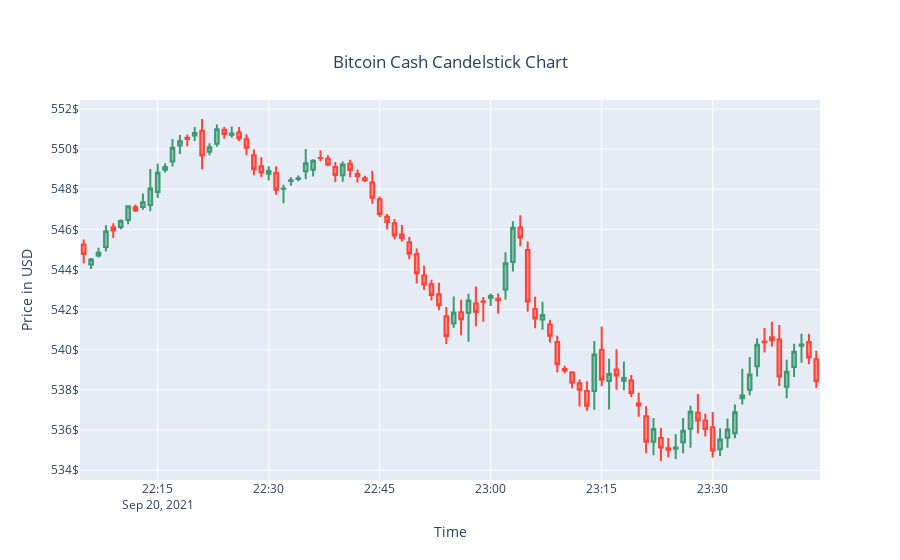

The notebook cell this image was saved under:
### Markdown cell above
- Bitcoin Cash

### Code cell
btc_cash_plot = candelstick_chart(btc_cash[-100:], title="Bitcoin Cash")
btc_cash_plot.show()
